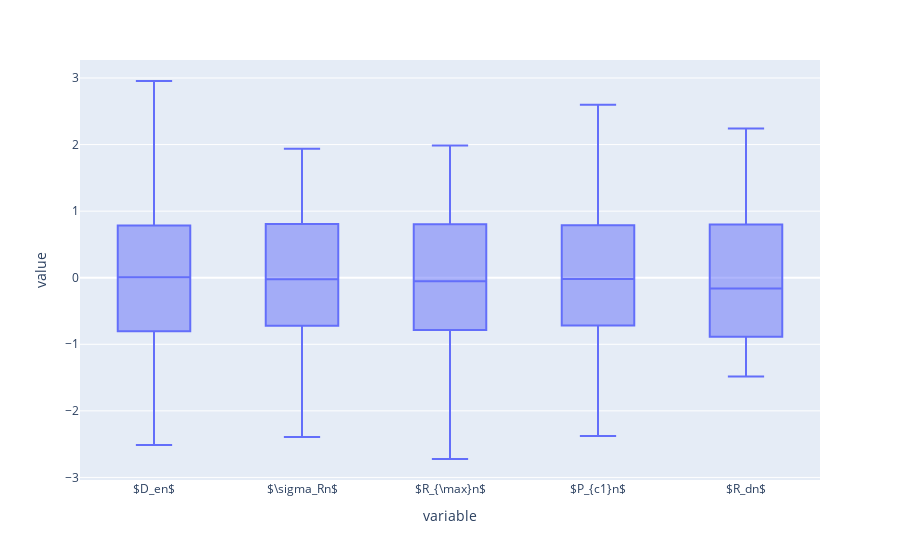

Here is the notebook cell this chart was saved with:
### Code cell
import plotly.express as px

df = px.data.tips()

fig = px.box(df_pluie)
fig.update_traces(quartilemethod="exclusive") # or "inclusive", or "linear" by default
fig.show()

### Figure 1 — Plotly figure (JSON) as saved in the notebook; plotly's stock layout.template omitted (floating-point values rounded to 4 significant figures; data arrays with more than 128 entries replaced by an {"elided": "..."} marker saying what was removed)
{"data": [{"alignmentgroup": "True", "hovertemplate": "variable=%{x}<br>value=%{y}<extra></extra>", "legendgroup": "", "marker": {"color": "#636efa"}, "name": "", "notched": false, "offsetgroup": "", "orientation": "v", "quartilemethod": "exclusive", "showlegend": false, "type": "box", "x": {"elided": "1170 str values"}, "x0": " ", "xaxis": "x", "y": {"elided": "1170 float values"}, "y0": " ", "yaxis": "y"}], "layout": {"boxmode": "group", "legend": {"tracegroupgap": 0}, "margin": {"t": 60}, "xaxis": {"anchor": "y", "domain": [0, 1], "title": {"text": "variable"}}, "yaxis": {"anchor": "x", "domain": [0, 1], "title": {"text": "value"}}}}
